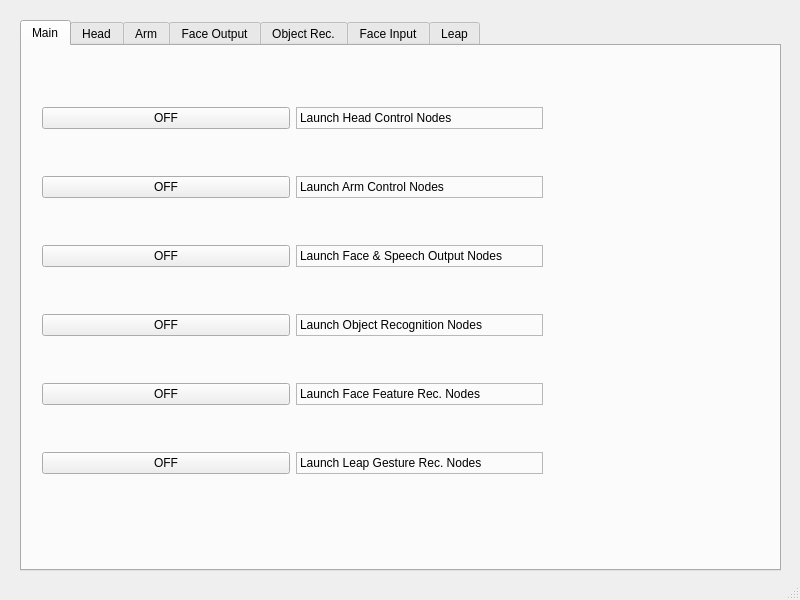
<?xml version="1.0" encoding="UTF-8"?>
<ui version="4.0">
 <class>MainWindow</class>
 <widget class="QMainWindow" name="MainWindow">
  <property name="geometry">
   <rect>
    <x>0</x>
    <y>0</y>
    <width>800</width>
    <height>600</height>
   </rect>
  </property>
  <property name="windowTitle">
   <string>CEMIRA - Control Panel</string>
  </property>
  <widget class="QWidget" name="centralwidget">
   <widget class="QTabWidget" name="tabWidget">
    <property name="geometry">
     <rect>
      <x>20</x>
      <y>20</y>
      <width>761</width>
      <height>551</height>
     </rect>
    </property>
    <property name="currentIndex">
     <number>0</number>
    </property>
    <widget class="QWidget" name="tabMain">
     <attribute name="title">
      <string>Main</string>
     </attribute>
     <widget class="QWidget" name="formLayoutWidget">
      <property name="geometry">
       <rect>
        <x>20</x>
        <y>20</y>
        <width>501</width>
        <height>451</height>
       </rect>
      </property>
      <layout class="QGridLayout" name="gridLayout">
       <item row="6" column="0">
        <widget class="QPushButton" name="pushFaceInput">
         <property name="text">
          <string>OFF</string>
         </property>
        </widget>
       </item>
       <item row="6" column="1">
        <widget class="QLabel" name="labelObject_2">
         <property name="frameShape">
          <enum>QFrame::StyledPanel</enum>
         </property>
         <property name="text">
          <string>Launch Face Feature Rec. Nodes</string>
         </property>
        </widget>
       </item>
       <item row="2" column="1">
        <widget class="QLabel" name="labelHead">
         <property name="frameShape">
          <enum>QFrame::StyledPanel</enum>
         </property>
         <property name="text">
          <string>Launch Head Control Nodes</string>
         </property>
        </widget>
       </item>
       <item row="3" column="0">
        <widget class="QPushButton" name="pushArm">
         <property name="text">
          <string>OFF</string>
         </property>
        </widget>
       </item>
       <item row="3" column="1">
        <widget class="QLabel" name="labelArm">
         <property name="frameShape">
          <enum>QFrame::StyledPanel</enum>
         </property>
         <property name="text">
          <string>Launch Arm Control Nodes</string>
         </property>
        </widget>
       </item>
       <item row="5" column="0">
        <widget class="QPushButton" name="pushObject">
         <property name="text">
          <string>OFF</string>
         </property>
        </widget>
       </item>
       <item row="5" column="1">
        <widget class="QLabel" name="labelObject">
         <property name="frameShape">
          <enum>QFrame::StyledPanel</enum>
         </property>
         <property name="text">
          <string>Launch Object Recognition Nodes</string>
         </property>
        </widget>
       </item>
       <item row="2" column="0">
        <widget class="QPushButton" name="pushHead">
         <property name="text">
          <string>OFF</string>
         </property>
        </widget>
       </item>
       <item row="4" column="1">
        <widget class="QLabel" name="labelFaceOutput">
         <property name="frameShape">
          <enum>QFrame::StyledPanel</enum>
         </property>
         <property name="text">
          <string>Launch Face &amp; Speech Output Nodes</string>
         </property>
        </widget>
       </item>
       <item row="4" column="0">
        <widget class="QPushButton" name="pushFaceOutput">
         <property name="text">
          <string>OFF</string>
         </property>
        </widget>
       </item>
       <item row="7" column="0">
        <widget class="QPushButton" name="pushLeap">
         <property name="text">
          <string>OFF</string>
         </property>
        </widget>
       </item>
       <item row="7" column="1">
        <widget class="QLabel" name="labelLeap">
         <property name="frameShape">
          <enum>QFrame::StyledPanel</enum>
         </property>
         <property name="text">
          <string>Launch Leap Gesture Rec. Nodes</string>
         </property>
        </widget>
       </item>
      </layout>
     </widget>
    </widget>
    <widget class="QWidget" name="tabHead">
     <attribute name="title">
      <string>Head</string>
     </attribute>
     <widget class="QWidget" name="widgetHead" native="true">
      <property name="geometry">
       <rect>
        <x>10</x>
        <y>10</y>
        <width>731</width>
        <height>501</height>
       </rect>
      </property>
     </widget>
    </widget>
    <widget class="QWidget" name="tabArm">
     <attribute name="title">
      <string>Arm</string>
     </attribute>
    </widget>
    <widget class="QWidget" name="tabFaceOutput">
     <attribute name="title">
      <string>Face Output</string>
     </attribute>
    </widget>
    <widget class="QWidget" name="tabObject">
     <attribute name="title">
      <string>Object Rec.</string>
     </attribute>
    </widget>
    <widget class="QWidget" name="tabFaceInput">
     <attribute name="title">
      <string>Face Input</string>
     </attribute>
    </widget>
    <widget class="QWidget" name="tabLeap">
     <attribute name="title">
      <string>Leap</string>
     </attribute>
    </widget>
   </widget>
  </widget>
  <widget class="QStatusBar" name="statusbar"/>
 </widget>
 <resources/>
 <connections/>
</ui>
